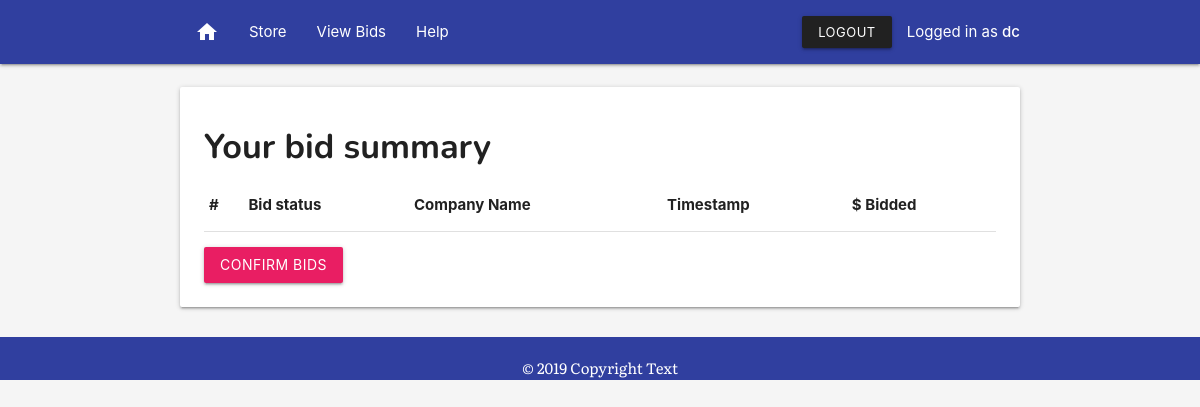
/my-bids/ (signed in), run on an earlier commit of the app's database.
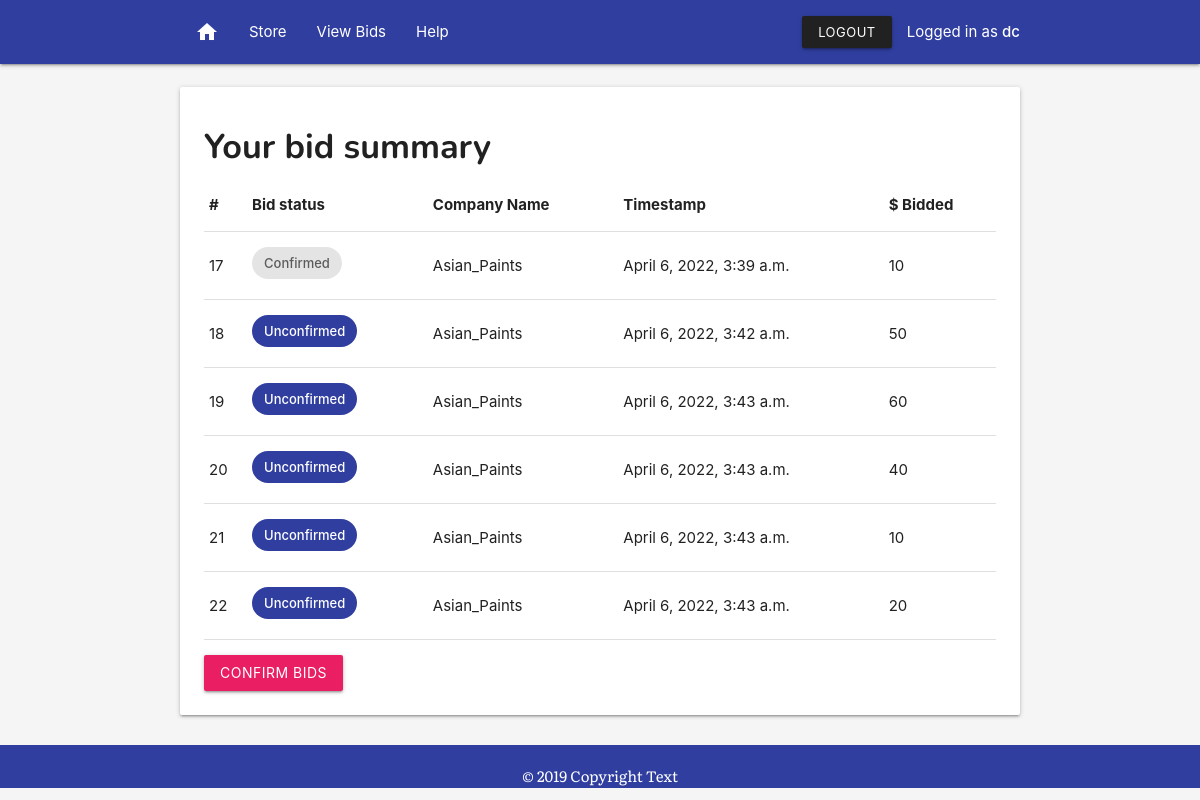
And on a later commit of the database.
### app/models.py (models this page shows, shortened)
class PlacementBid(models.Model):
    user = models.ForeignKey(User, on_delete=models.CASCADE)
    placement = models.ForeignKey(Placement, on_delete=models.CASCADE)
    bid  = models.ForeignKey(Bid, on_delete=models.CASCADE)
    offer = models.IntegerField()
    confirmed = models.BooleanField(default=False)
    placementbid_created = models.DateTimeField(auto_now_add=True)
    placementbid_modified = models.DateTimeField(auto_now=True)
    class Meta:
        ordering = ['placementbid_modified']

class Placement(models.Model):
    placement_title = models.CharField(max_length=255)
    placement_slug = AutoSlugField(populate_from='placement_title')
    placement_company = models.ForeignKey(Company, on_delete=models.CASCADE)
    placement_created = models.DateTimeField(auto_now_add=True)
    placement_modified = models.DateTimeField(auto_now=True)

class Company(models.Model):
    company_name = models.CharField(max_length=255)
    company_address = models.CharField(max_length=255)
    company_description = models.TextField(default="There is currently no description available for this company.")
    company_created = models.DateTimeField(auto_now_add=True)
    company_modified = models.DateTimeField(auto_now=True)
    def __str__(self):
        return self.company_name

### app/views.py (the view)
# urls.py: path('my-bids/', views.bid_summary, name='bid-summary' ),
@login_required
def bid_summary(request):
    bids = PlacementBid.objects.filter(user=request.user)
    context = {'bids': bids}
    return render(request, 'bid-summary.html', context)

### templates/bid-summary.html
{% extends 'base.html' %}
{% block content %}
{% include 'nav.html' %}
<section class="section">
    <section class="container">
        <div class="card">
            <div class="card-content">
                <h4>Your bid summary</h4>
                <table class="table responsive-table">
                    <thead>
                        <tr>
                            <th>#</th>
                            <th>Bid status</th>
                            <th>Company Name</th>
                            <th>Timestamp</th>
                            <th>$ Bidded</th>
                        </tr>
                    </thead>
                    <tbody>
                        {% for b in bids %}
                            <tr>
                                <td>{{ b.id }}</td>
                                <td>{% if b.confirmed %}<span class="chip">Confirmed</span>{%else%} <span class="chip indigo darken-2 white-text">Unconfirmed</span>       {%endif%}</td>
                                <td>{{ b.placement.placement_company }}</td>
                                <td>{{ b.placementbid_created }}</td>
                                <td>{{ b.offer}}</td>
                            </tr>
                        {% endfor %}
                    </tbody>
                </table>
                <a href="{% url 'app:confirm-bids' %}" style="margin-top: 1rem;" class="btn waves-light waves-effect pink">Confirm Bids</a>
            </div>
        </div>
    </section>
</section>
{% include 'footer.html' %}
{% endblock content %}

### templates/base.html (shortened to what this page needs)
<!DOCTYPE html>
{% load static %}
<html lang="en">
<head>
    <link rel="stylesheet" href="https://cdnjs.cloudflare.com/ajax/libs/materialize/1.0.0/css/materialize.min.css">
</head>
<body class="grey lighten-4">
    {% block content %}
    {% endblock content %}
</body>
</html>

### templates/nav.html (shortened to what this page needs)
<nav>
<div class="nav-wrapper indigo darken-2">
    <div class="container">
        {% if user.is_authenticated %}
        <ul class="left hide-on-med-and-down">
            <li><a href="{% url 'app:home' %}"><i class="material-icons">home</i></a></li>
        <li><a href="/marketplace">Store</a></li>
        <li><a href="/my-bids">View Bids</a></li>
        <li><a href="/about">Help</a></li>
    </ul>
        {% else %}
        <a href="{% url 'app:home' %}" class="brand-logo" style="font-size: 1.3rem;">
       <strong>BIDDING PLATFORM</strong></a>
        {% endif %}
    <ul class="right hide-on-med-and-down">
            {% if user.is_authenticated %}
            <li><a class="btn-small waves-effect waves-light grey darken-4" href="{% url 'app:logout' %}">Logout</a></li>
            <li>Logged in as <strong>{{ user.username }}</strong></li>
        {% endif %}
    </ul>
</div>
</div>
</nav>

### templates/footer.html
<footer class="page-footer indigo darken-2">
          <div class="container center custom-font-1">
          © 2019 Copyright Text
        </div>
      </footer>

### templates/base.html (style rules this page uses)
.custom-font-1 { font-family: 'Literata', serif; }
h1, h2, h3, h4, h5, h6 { margin-top: .5em !important; font-family: 'Nunito', sans-serif; font-weight: bold; }
body { display: flex; min-height: 100vh; flex-direction: column; }

What changed in the data, as far as the page shows it:
added PlacementBid: id "17", confirmed "Confirmed", placement.placement_company "Asian_Paints", placementbid_created "April 6, 2022, 3:39 a.m.", offer "10"
added PlacementBid: id "18", confirmed "Unconfirmed", placement.placement_company "Asian_Paints", placementbid_created "April 6, 2022, 3:42 a.m.", offer "50"
added PlacementBid: id "19", confirmed "Unconfirmed", placement.placement_company "Asian_Paints", placementbid_created "April 6, 2022, 3:43 a.m.", offer "60"
added PlacementBid: id "20", confirmed "Unconfirmed", placement.placement_company "Asian_Paints", placementbid_created "April 6, 2022, 3:43 a.m.", offer "40"
added PlacementBid: id "21", confirmed "Unconfirmed", placement.placement_company "Asian_Paints", placementbid_created "April 6, 2022, 3:43 a.m.", offer "10"
added PlacementBid: id "22", confirmed "Unconfirmed", placement.placement_company "Asian_Paints", placementbid_created "April 6, 2022, 3:43 a.m.", offer "20"
